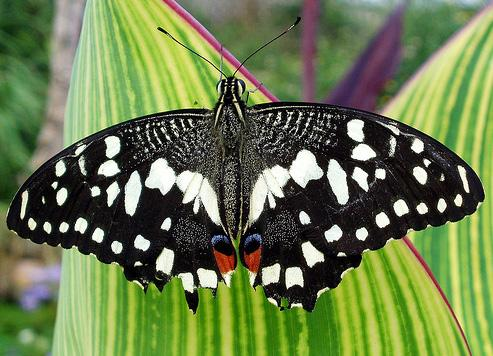
#> input picture simple/images/butterfly.jpg, 493 x 356 px
$ python rotate_img.py
#> lines starting #> are read from the running program, lines starting #| are printed output that depends on the picture
import numpy as np
import cv2

img = cv2.imread("images/butterfly.jpg",1)
#> img is the input picture: shape (356, 493, 3); mean B, G, R 77.2, 123.6, 107


# Scale
img_half = cv2.resize(img, (0,0), fx=0.5, fy=0.5)
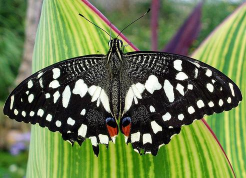
#> img_half: shape (178, 246, 3); mean B, G, R 77.3, 123.6, 107
img_stretch = cv2.resize(img, (600,600))
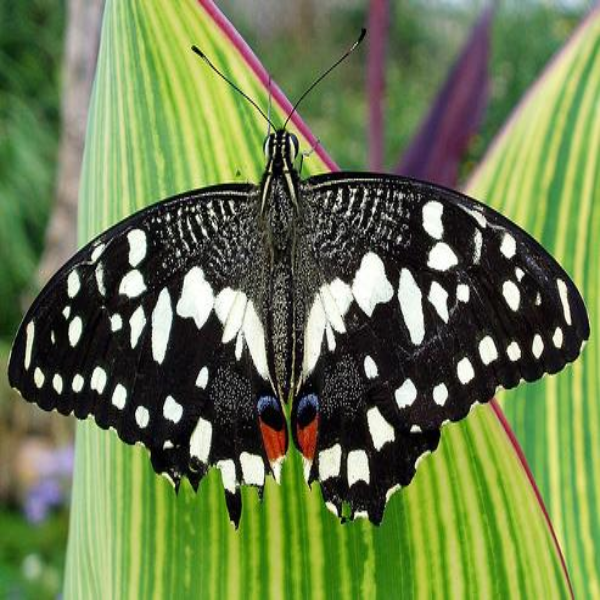
#> img_stretch: shape (600, 600, 3); mean B, G, R 77, 123.4, 106.9
img_stretch_near = cv2.resize(img, (600,600), cv2.INTER_NEAREST)

cv2.imshow("Half",img_half)
cv2.imshow("Stretch",img_stretch)
cv2.imshow("Stretch near",img_stretch_near)

# Rotation
M = cv2.getRotationMatrix2D((0,0), -30, 1)
rotated = cv2.warpAffine(img, M, (img.shape[1], img.shape[0]))
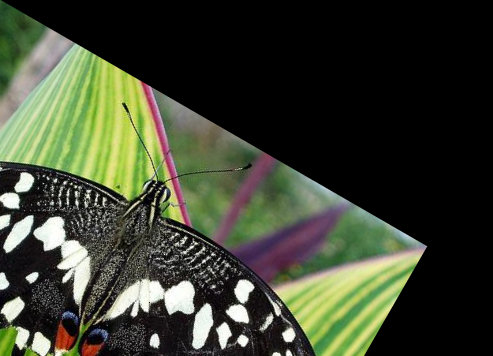
#> rotated: shape (356, 493, 3); mean B, G, R 48.7, 66, 60.8
cv2.imshow("Rotated",rotated)

cv2.waitKey(0)
cv2.destroyAllWindows()

$ run again, with simple/images/rose.jpg copied over simple/images/butterfly.jpg
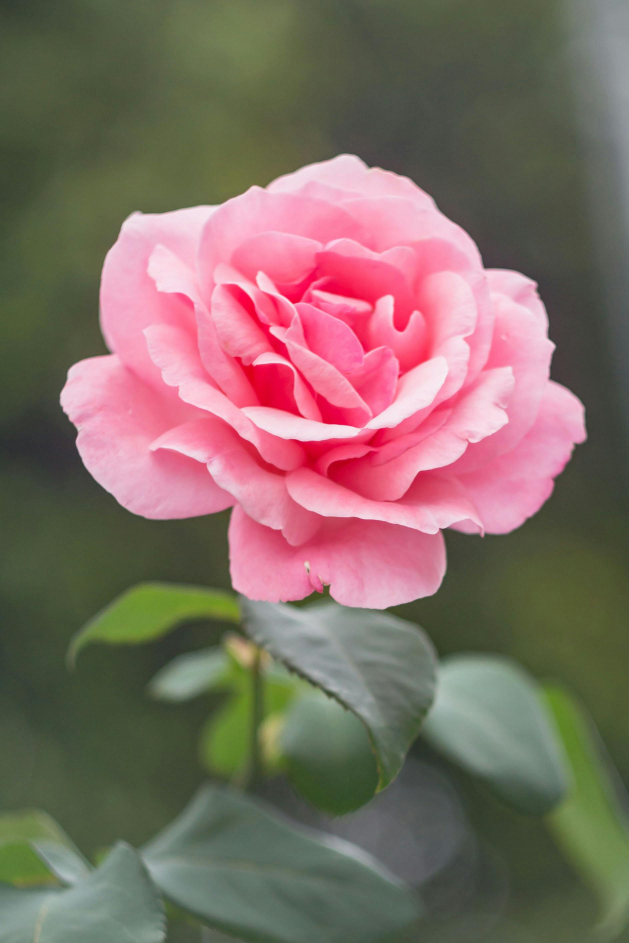
#> input picture simple/images/rose.jpg, 1886 x 2829 px (shown at 1/3 size)
#> img is the input picture: shape (2829, 1886, 3); mean B, G, R 100.7, 108.5, 128.6
#> `img_stretch = cv2.resize(img, (600,600))`:
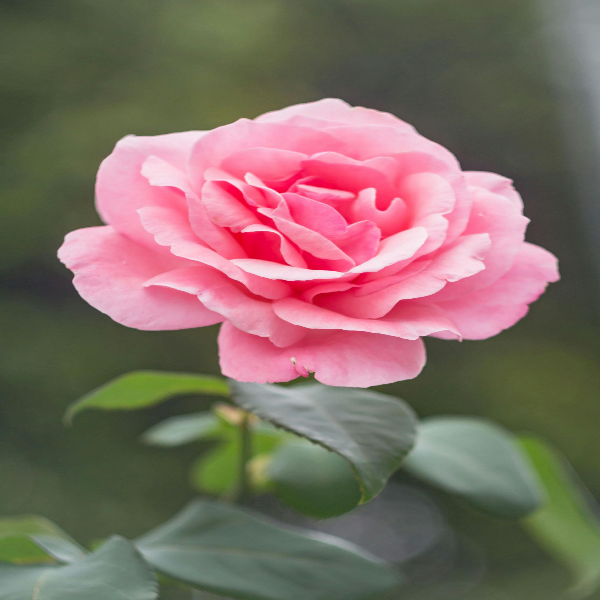
#> img_stretch: shape (600, 600, 3); mean B, G, R 100.6, 108.5, 128.5
#> `rotated = cv2.warpAffine(img, M, (img.shape[1], img.shape[0]))`:
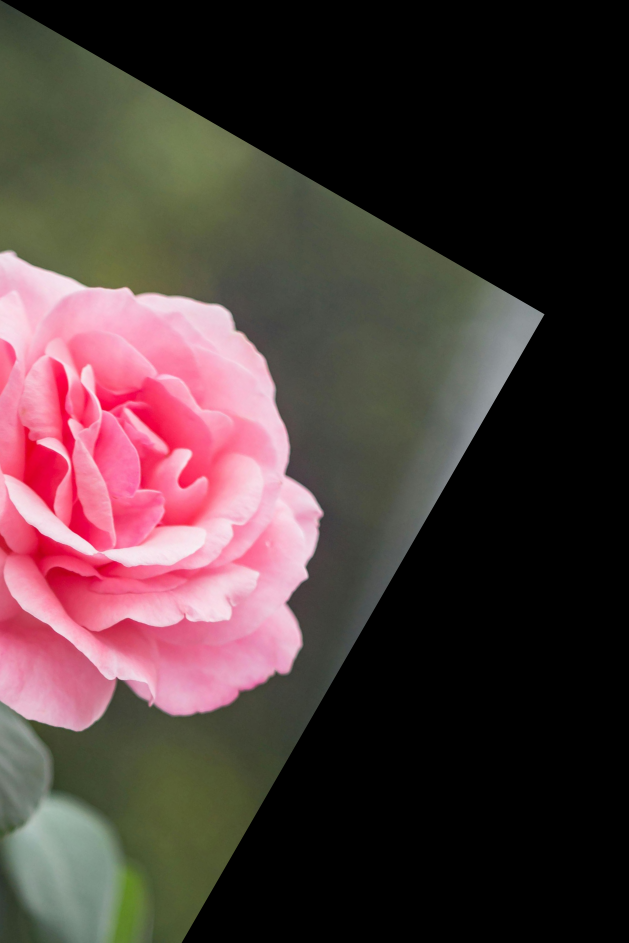
#> rotated: shape (2829, 1886, 3) (shown at 1/3 size); mean B, G, R 58.4, 59, 77.7

$ run again, with simple/images/click_test4.png saved as simple/images/butterfly.jpg
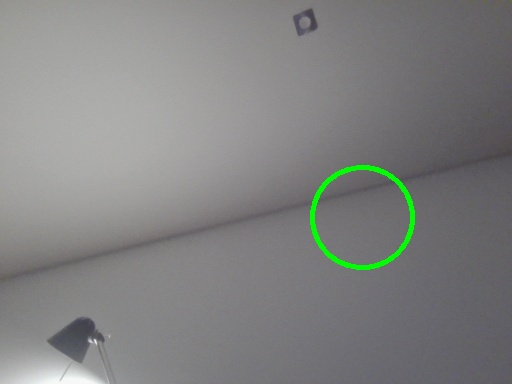
#> input picture simple/images/click_test4.png, 512 x 384 px
#> img is the input picture: shape (384, 512, 3); mean B, G, R 129.1, 129.9, 129.1
#> `img_stretch = cv2.resize(img, (600,600))`:
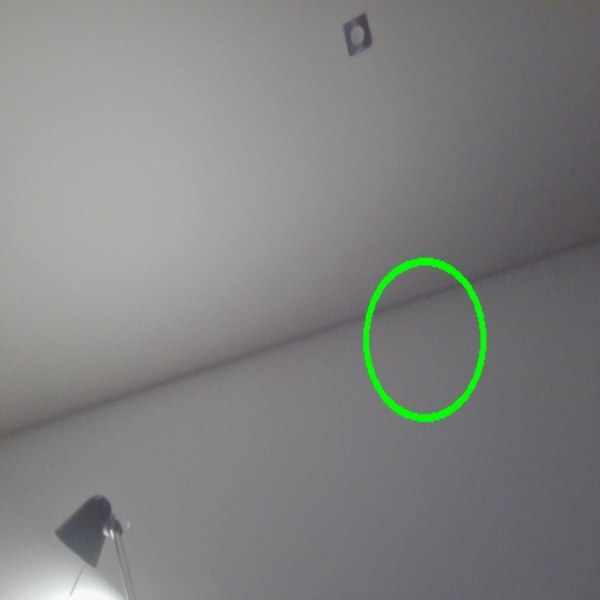
#> img_stretch: shape (600, 600, 3); mean B, G, R 129, 129.8, 129
#> `rotated = cv2.warpAffine(img, M, (img.shape[1], img.shape[0]))`:
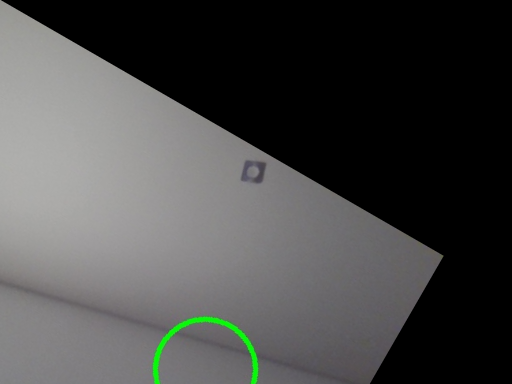
#> rotated: shape (384, 512, 3); mean B, G, R 72.7, 73.5, 73.1
